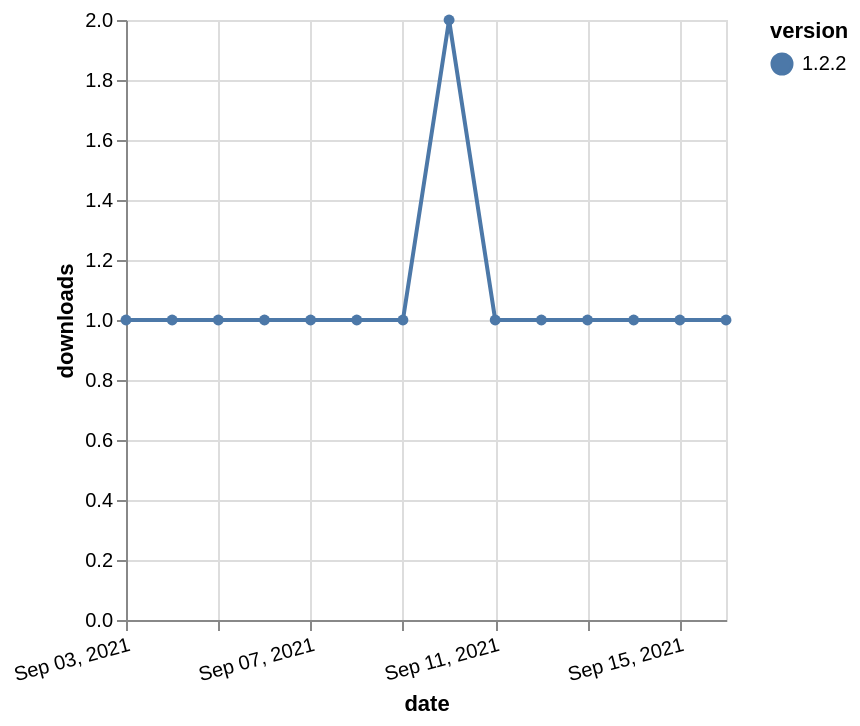

Specify this chart in Vega-Lite:
### Vega-Lite specification from a JSON file in a GitHub repository (floating-point values rounded to 4 significant figures)
{"$schema": "https://vega.github.io/schema/vega-lite/v5.json", "description": "A simple bar chart with embedded data.", "data": {"values": [{"date": "2021-09-03", "total": 146, "delta": 1, "version": "1.2.2"}, {"date": "2021-09-04", "total": 147, "delta": 1, "version": "1.2.2"}, {"date": "2021-09-05", "total": 148, "delta": 1, "version": "1.2.2"}, {"date": "2021-09-06", "total": 149, "delta": 1, "version": "1.2.2"}, {"date": "2021-09-07", "total": 150, "delta": 1, "version": "1.2.2"}, {"date": "2021-09-08", "total": 151, "delta": 1, "version": "1.2.2"}, {"date": "2021-09-09", "total": 152, "delta": 1, "version": "1.2.2"}, {"date": "2021-09-10", "total": 154, "delta": 2, "version": "1.2.2"}, {"date": "2021-09-11", "total": 155, "delta": 1, "version": "1.2.2"}, {"date": "2021-09-12", "total": 156, "delta": 1, "version": "1.2.2"}, {"date": "2021-09-13", "total": 157, "delta": 1, "version": "1.2.2"}, {"date": "2021-09-14", "total": 158, "delta": 1, "version": "1.2.2"}, {"date": "2021-09-15", "total": 159, "delta": 1, "version": "1.2.2"}, {"date": "2021-09-16", "total": 160, "delta": 1, "version": "1.2.2"}]}, "width": "container", "mark": {"type": "line", "point": {"filled": true}}, "encoding": {"x": {"field": "date", "type": "temporal", "timeUnit": "yearmonthdate", "title": "date", "axis": {"labelAngle": -15}}, "y": {"field": "delta", "type": "quantitative", "title": "downloads"}, "color": {"field": "version", "type": "nominal"}, "tooltip": {"field": "delta"}}}
